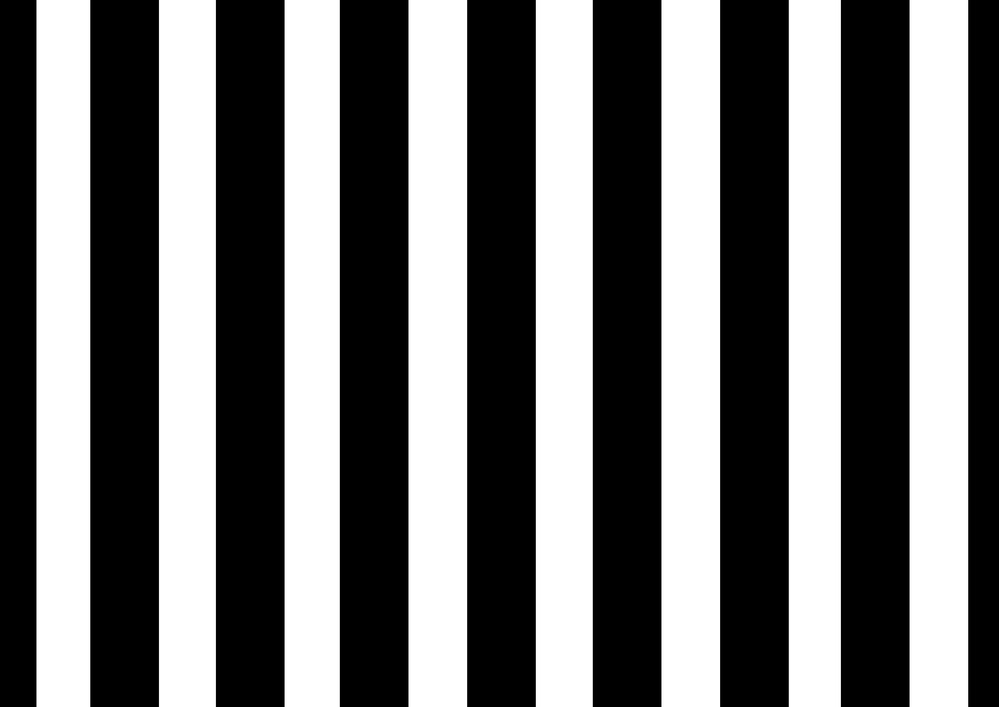
#> input picture TP1/black-and-white.jpg, 999 x 707 px, shrunk from 3507 x 2481 before the run; its folder holds only this picture in this run
$ python -i edges.py   (imports and definitions only)   (older library calls are emulated)
#> lines starting #> are read from the running program, lines starting #| are printed output that depends on the picture; after the words box and inside, x2 and y2 are one past the last pixel; in counts of white or black regions, pixels touching at a corner belong together
#> further down, picture is the input picture: shape (707, 999, 3); min 0, max 255, mean 115.2
import cv2
import numpy as np

SEUIL_EFFET = 8

edges1 = None
dilatedE1 = None
prevP = 0
highP = 0
currentEffect = False
start = 0
end = 0


def getEdges(image):
    # Image en gris
    imageGrey = cv2.cvtColor(image, cv2.COLOR_BGR2GRAY)
    # Lignes et colonnes additionnelles
    col = imageGrey[:, 0]
#> col = 707 values from 0 to 0
    imageGrey = np.column_stack((col, imageGrey))
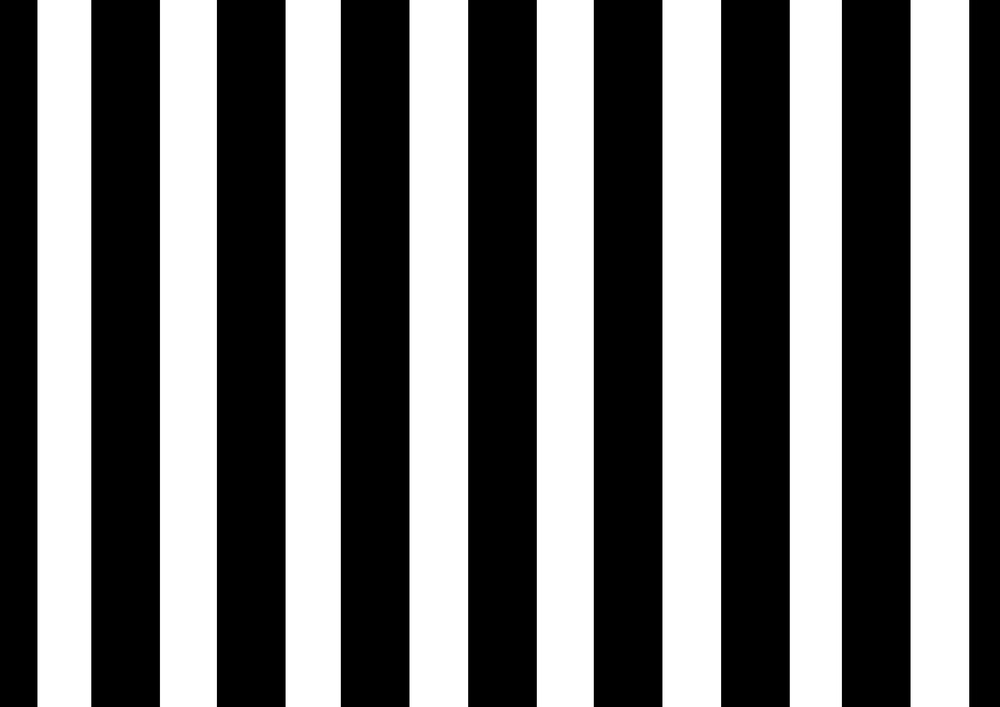
#> imageGrey: shape (707, 1000); min 0, max 255, mean 115.1
    col = imageGrey[:, len(imageGrey[0])-1]
    imageGrey = np.column_stack((imageGrey, col))
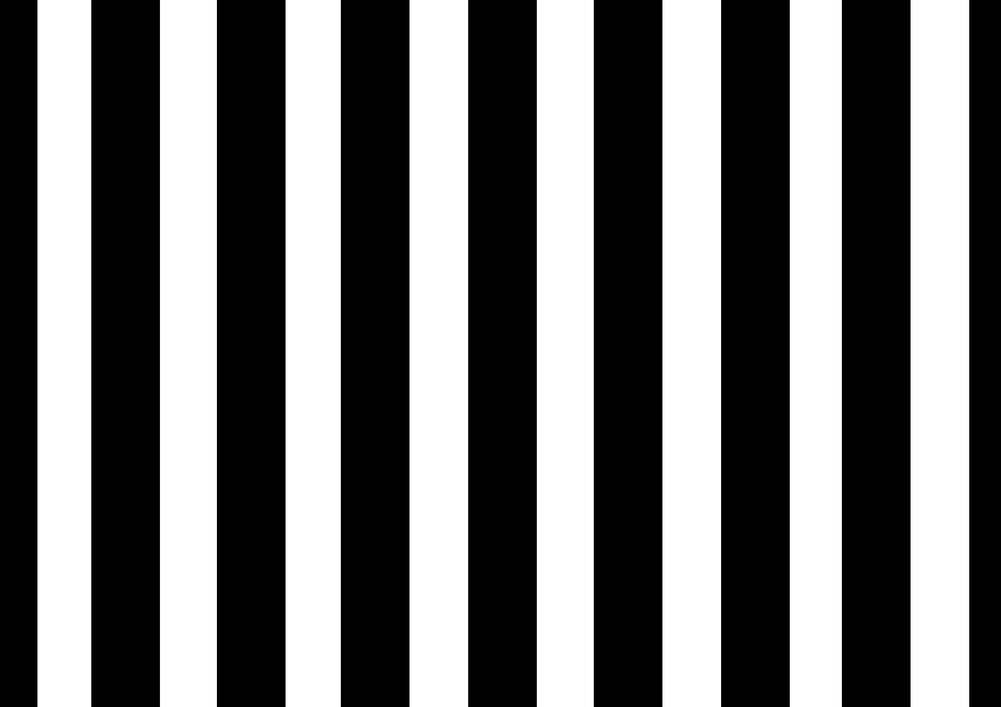
#> imageGrey: shape (707, 1001); min 0, max 255, mean 114.9
    row = imageGrey[0, :]
#> row = 1001 values, max 255 at index 38, min 0 at index 0, mean 114.9
    imageGrey = np.row_stack((row, imageGrey))
#> imageGrey: shape (708, 1001)
    row = imageGrey[len(imageGrey)-1, :]
    imageGrey = np.row_stack((imageGrey, row))
#> imageGrey: shape (709, 1001)
    # Filtres de Sobel
    sX = cv2.Sobel(imageGrey, cv2.CV_64F, 1, 0, ksize=3)
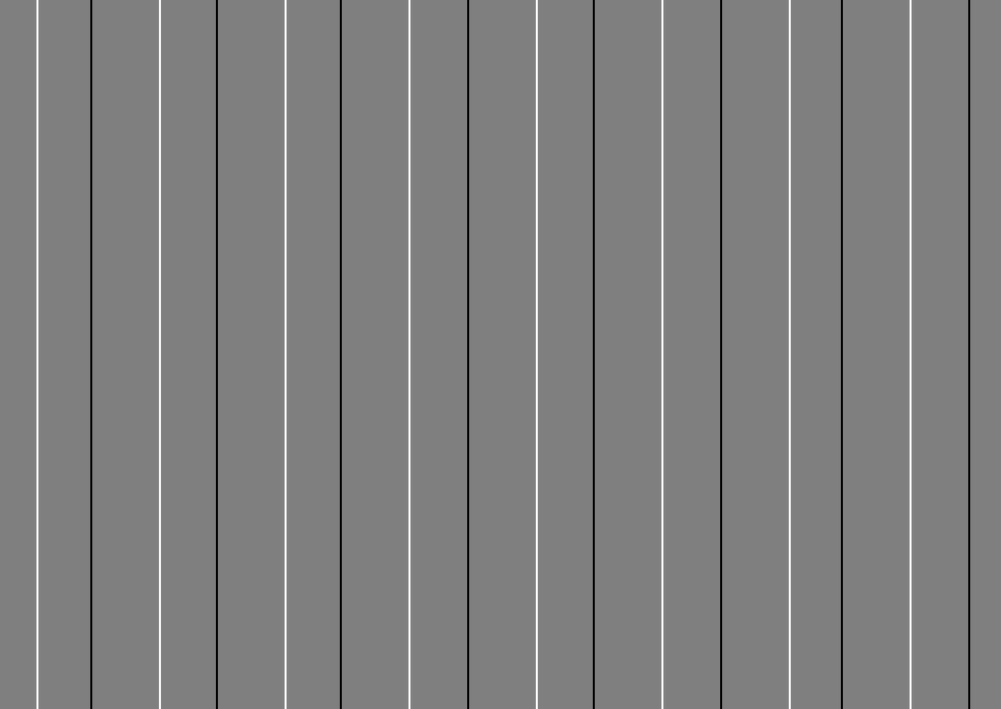
#> sX: shape (709, 1001) float64; min -1020, max 1020, mean 0; drawn with min black and max white
    sY = cv2.Sobel(imageGrey, cv2.CV_64F, 0, 1, ksize=3)
#> sY: shape (709, 1001) float64; every value is 0
    ForceGradient = np.sqrt(np.power(sX, 2) + np.power(sY, 2))
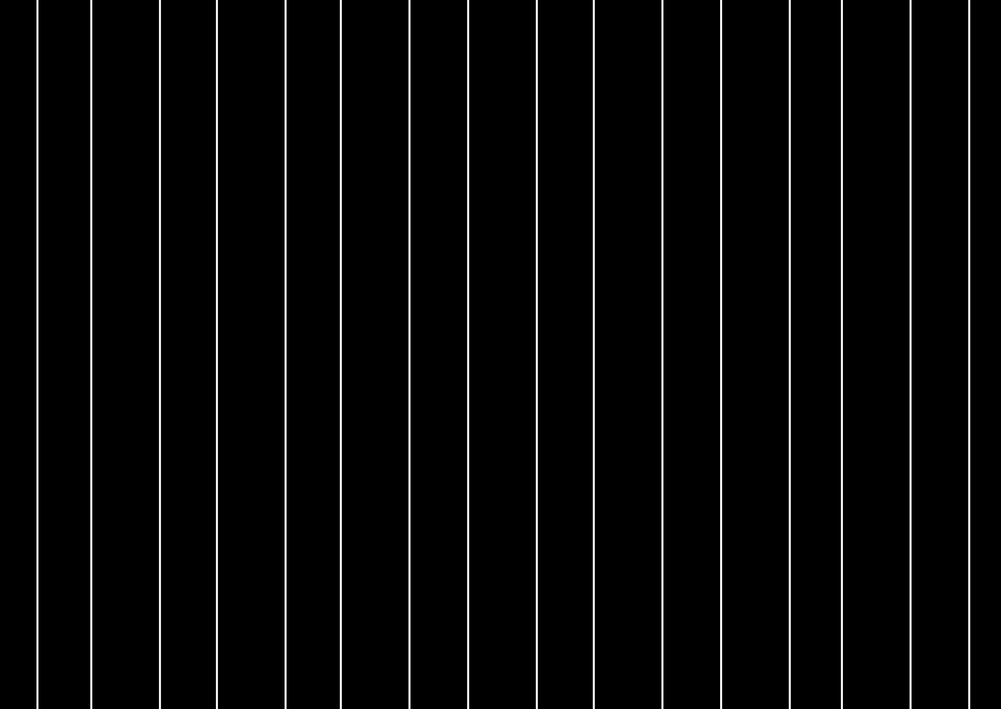
#> ForceGradient: shape (709, 1001) float64; min 0, max 1020, mean 32.6; drawn with min black and max white
    ret, edges = cv2.threshold(ForceGradient, 127, 255, cv2.THRESH_BINARY)
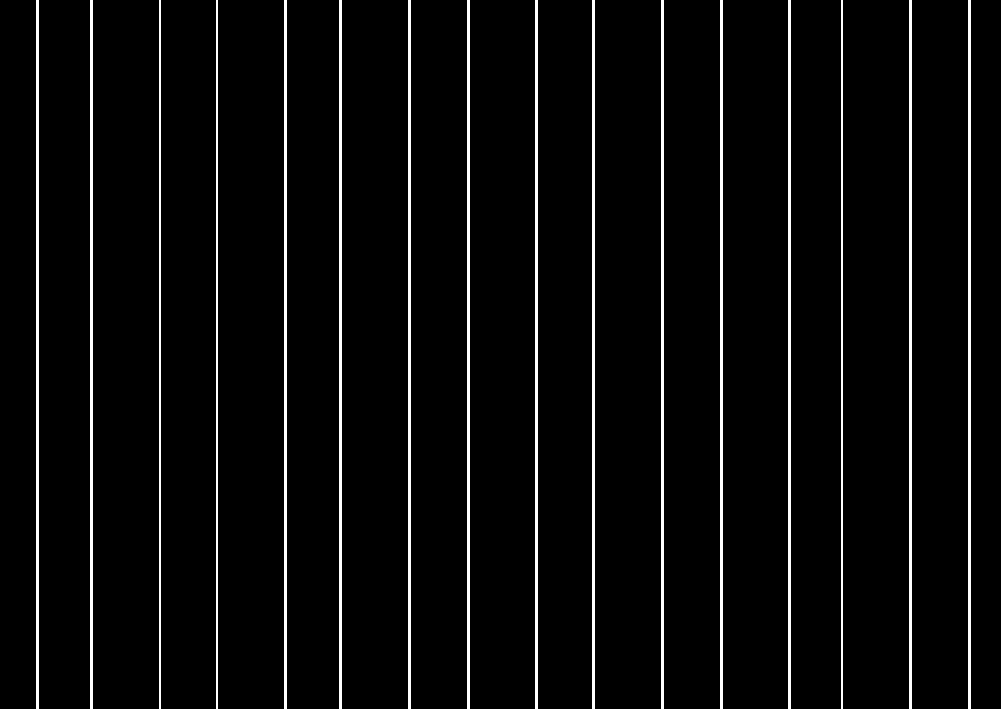
#> edges: shape (709, 1001) float64; 4.5% white; 16 white regions, largest, box (x1, y1, x2, y2) and area: (36, 0, 39, 709) 2127, (90, 0, 93, 709) 2127, (284, 0, 287, 709) 2127
    kernel = np.ones((3, 3), np.uint8)
    dilatedE = cv2.dilate(edges, kernel, iterations=1)
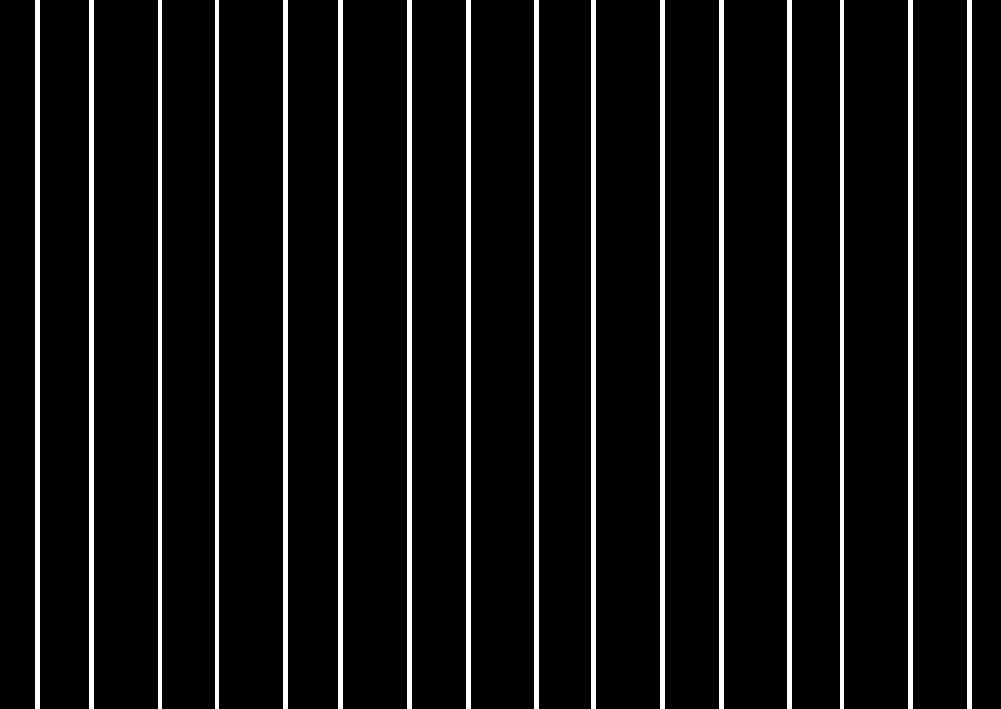
#> dilatedE: shape (709, 1001) float64; 7.7% white; 16 white regions, largest, box (x1, y1, x2, y2) and area: (35, 0, 40, 709) 3545, (89, 0, 94, 709) 3545, (283, 0, 288, 709) 3545
    return edges, dilatedE


def calculateInOutEdges(edges1, dilatedE1, edges2, dilatedE2):
    # Aretes entrantes
    eIn = 1 - ((np.sum(np.multiply(dilatedE1, edges2))) / (np.sum(edges2)))
    # Aretes sortantes
    eOut = 1 - ((np.sum(np.multiply(edges1, dilatedE2))) / (np.sum(edges1)))
    return eIn, eOut


def methodEdges(frame, frameNb):
    global edges1, dilatedE1, prevP, highP, currentEffect, start, end
    if frameNb == 1:
        edges1, dilatedE1 = getEdges(frame)
    else:
        edges2, dilatedE2 = getEdges(frame)
        # Calcul des aretes pour comparer les deux images
        eIn, eOut = calculateInOutEdges(
            edges1, dilatedE1, edges2, dilatedE2)
        p = max(eIn, eOut)
        # Effet
        if abs(p - prevP) >= SEUIL_EFFET:
            start = frameNb
            highP = p
            currentEffect = True
        else:
            if currentEffect and abs(p - highP) >= 1:
                currentEffect = False
                end = frameNb
                if (end - start) == 1:
                    print("CUT " + str(frameNb))
                else:
                    print("fade " + str(start) + " - " + str(end))
        prevP = p
        edges1 = edges2
        dilatedE1 = dilatedE2

>>> import cv2
>>> picture = cv2.imread('../TP1/black-and-white.jpg')
>>> result = getEdges(picture)
